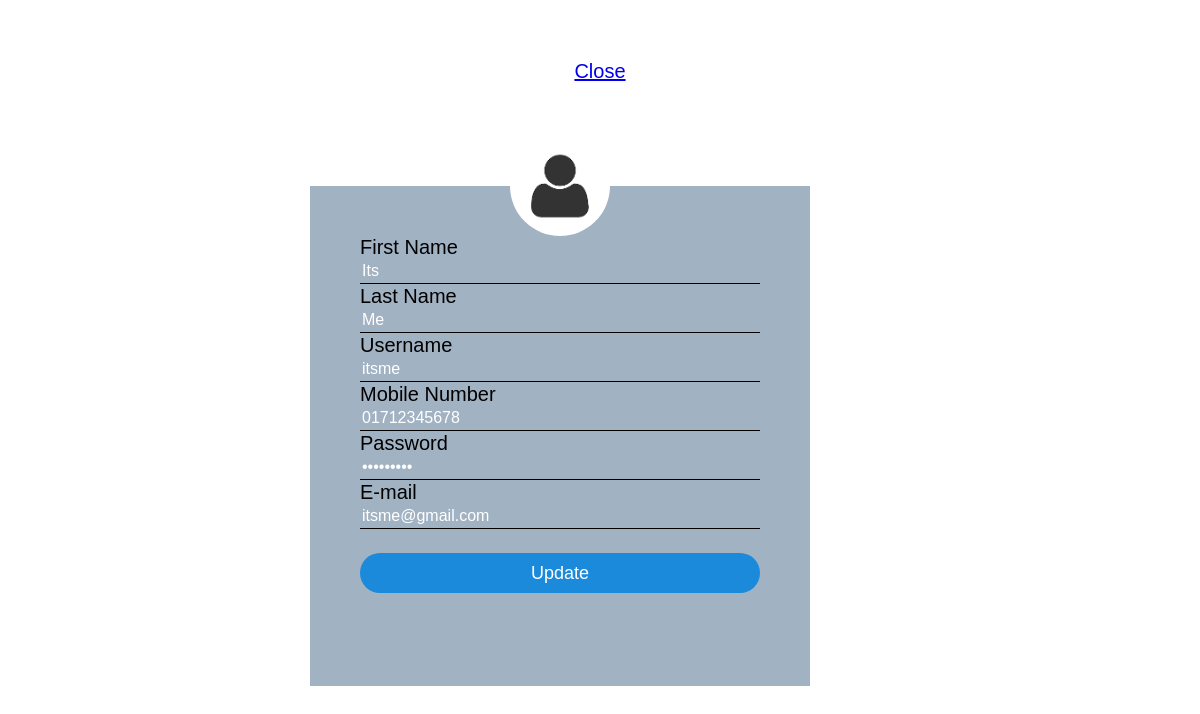
Page /ProfileInfo.php (signed in) on the earlier database version.
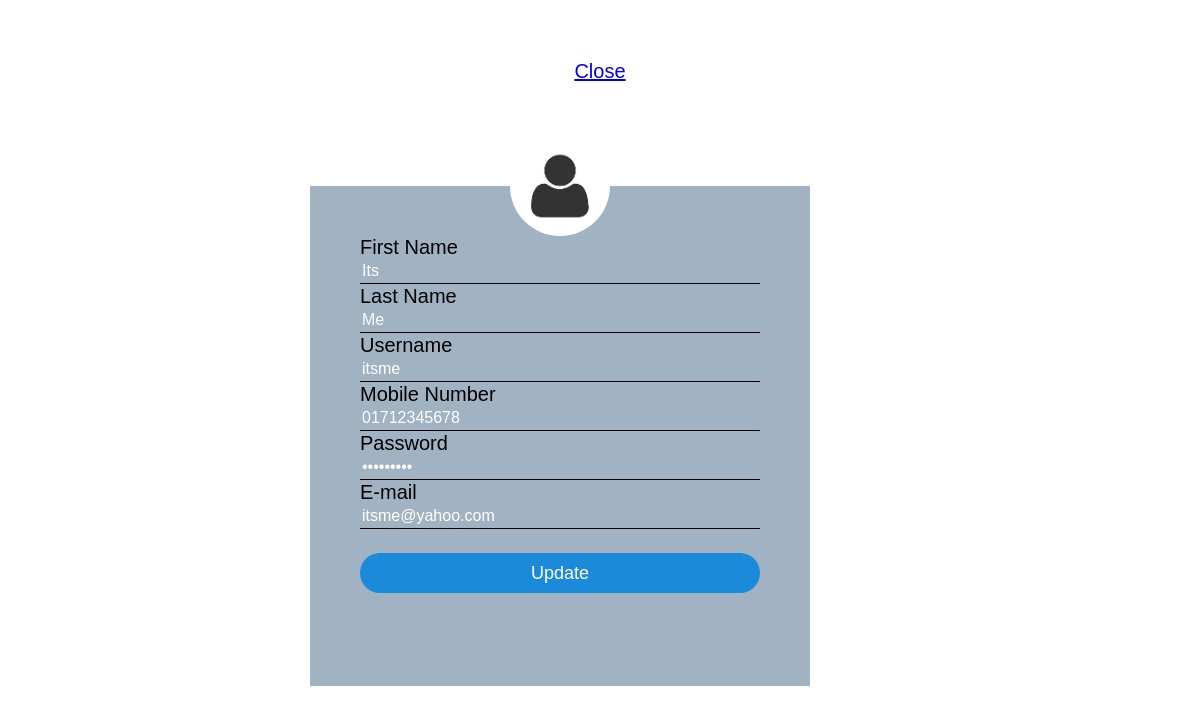
Same page on the later database version.
### tables this page shows
CREATE TABLE `user_info` (
  `user_name` varchar(20) NOT NULL,
  `email` varchar(40) NOT NULL,
  `pass` varchar(30) NOT NULL,
  `first_name` varchar(20) NOT NULL,
  `last_name` varchar(20) NOT NULL,
  `phone` varchar(14) NOT NULL,
  `gender` varchar(6) NOT NULL,
  `u_type_name` varchar(2) NOT NULL,
  `status` varchar(20) NOT NULL
);

### ProfileInfo.php (the view, shortened to what this page needs)
<?php
if ($_SESSION['user_name'] != true)
{
    header("location: SignIn.php");
}
else {
$servername = "localhost";
$uname      = "root";
$password   = "";
$dbname     = "gadto";
$conn       = mysqli_connect($servername, $uname, $password, $dbname);
$username   = $_SESSION['user_name'];
$sql        = "select * from user_info where user_name='$username'";
$result     = mysqli_query($conn, $sql);
$row        = mysqli_fetch_assoc($result);
}
?>
<html>
<head>
    <link rel="stylesheet" type="text/css" href="style.css">
</head>
<body>
    <div style="padding-bottom: 60px;">
        <div class="login-box">
                <img src="ppic.png" class="avatar">
                <form method="POST" action="">
                    <lebel>First Name</lebel>
                    <input type="text" name="first_name" value="<?php echo $row['first_name']?>" border-style: solid>
                    <lebel>Last Name</lebel>
                    <input type="text" name="last_name" value="<?php echo $row['last_name']?>" border-style: solid>
                    <lebel>Username</lebel>
                    <input type="text" name="user_name" value="<?php echo $row['user_name']?>" readonly border-style: solid />
                    <lebel>Mobile Number</lebel>
                    <input type="text" name="phone" value="<?php echo $row['phone']?>" border-style: solid />
                    <lebel>Password</lebel>
                    <input type="password" name="pass" value="<?php echo $row['pass']?>">
                    <lebel>E-mail</lebel>
                    <input type="text" name="email" value="<?php echo $row['email']?>">
                    <br/>
                    <br/>
                    <input type="submit" name="update" value="Update">
                    <br/>
                    <br/>
                </form>
            </div>
    </div>
<div align="center">
    <a href="ProfileHome.php">Close</a>
</div>
</body>
</html>

Differences in the rows shown:
changed user_info "Its": email "itsme@gmail.com" → "itsme@yahoo.com"
